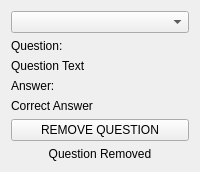
              <widget class="QWidget" name="tab_3">
               <attribute name="title">
                <string>Remove Question</string>
               </attribute>
               <layout class="QVBoxLayout" name="verticalLayout_58">
                <item>
                 <widget class="QComboBox" name="set_homework_question_combo_box"/>
                </item>
                <item>
                 <widget class="QLabel" name="label_7">
                  <property name="text">
                   <string>Question:</string>
                  </property>
                 </widget>
                </item>
                <item>
                 <widget class="QLabel" name="set_homework_question_label">
                  <property name="text">
                   <string>Question Text</string>
                  </property>
                  <property name="wordWrap">
                   <bool>true</bool>
                  </property>
                 </widget>
                </item>
                <item>
                 <widget class="QLabel" name="label_5">
                  <property name="text">
                   <string>Answer:</string>
                  </property>
                 </widget>
                </item>
                <item>
                 <widget class="QLabel" name="set_homework_answer_label">
                  <property name="text">
                   <string>Correct Answer</string>
                  </property>
                  <property name="wordWrap">
                   <bool>true</bool>
                  </property>
                 </widget>
                </item>
                <item>
                 <widget class="QPushButton" name="set_homework_remove_question_button">
                  <property name="text">
                   <string>REMOVE QUESTION</string>
                  </property>
                 </widget>
                </item>
                <item>
                 <widget class="QLabel" name="set_homework_removed_output">
                  <property name="text">
                   <string>Question Removed</string>
                  </property>
                  <property name="alignment">
                   <set>Qt::AlignCenter</set>
                  </property>
                 </widget>
                </item>
                <item>
                 <spacer name="verticalSpacer_10">
                  <property name="orientation">
                   <enum>Qt::Vertical</enum>
                  </property>
                  <property name="sizeHint" stdset="0">
                   <size>
                    <width>0</width>
                    <height>0</height>
                   </size>
                  </property>
                 </spacer>
                </item>
               </layout>
              </widget>
